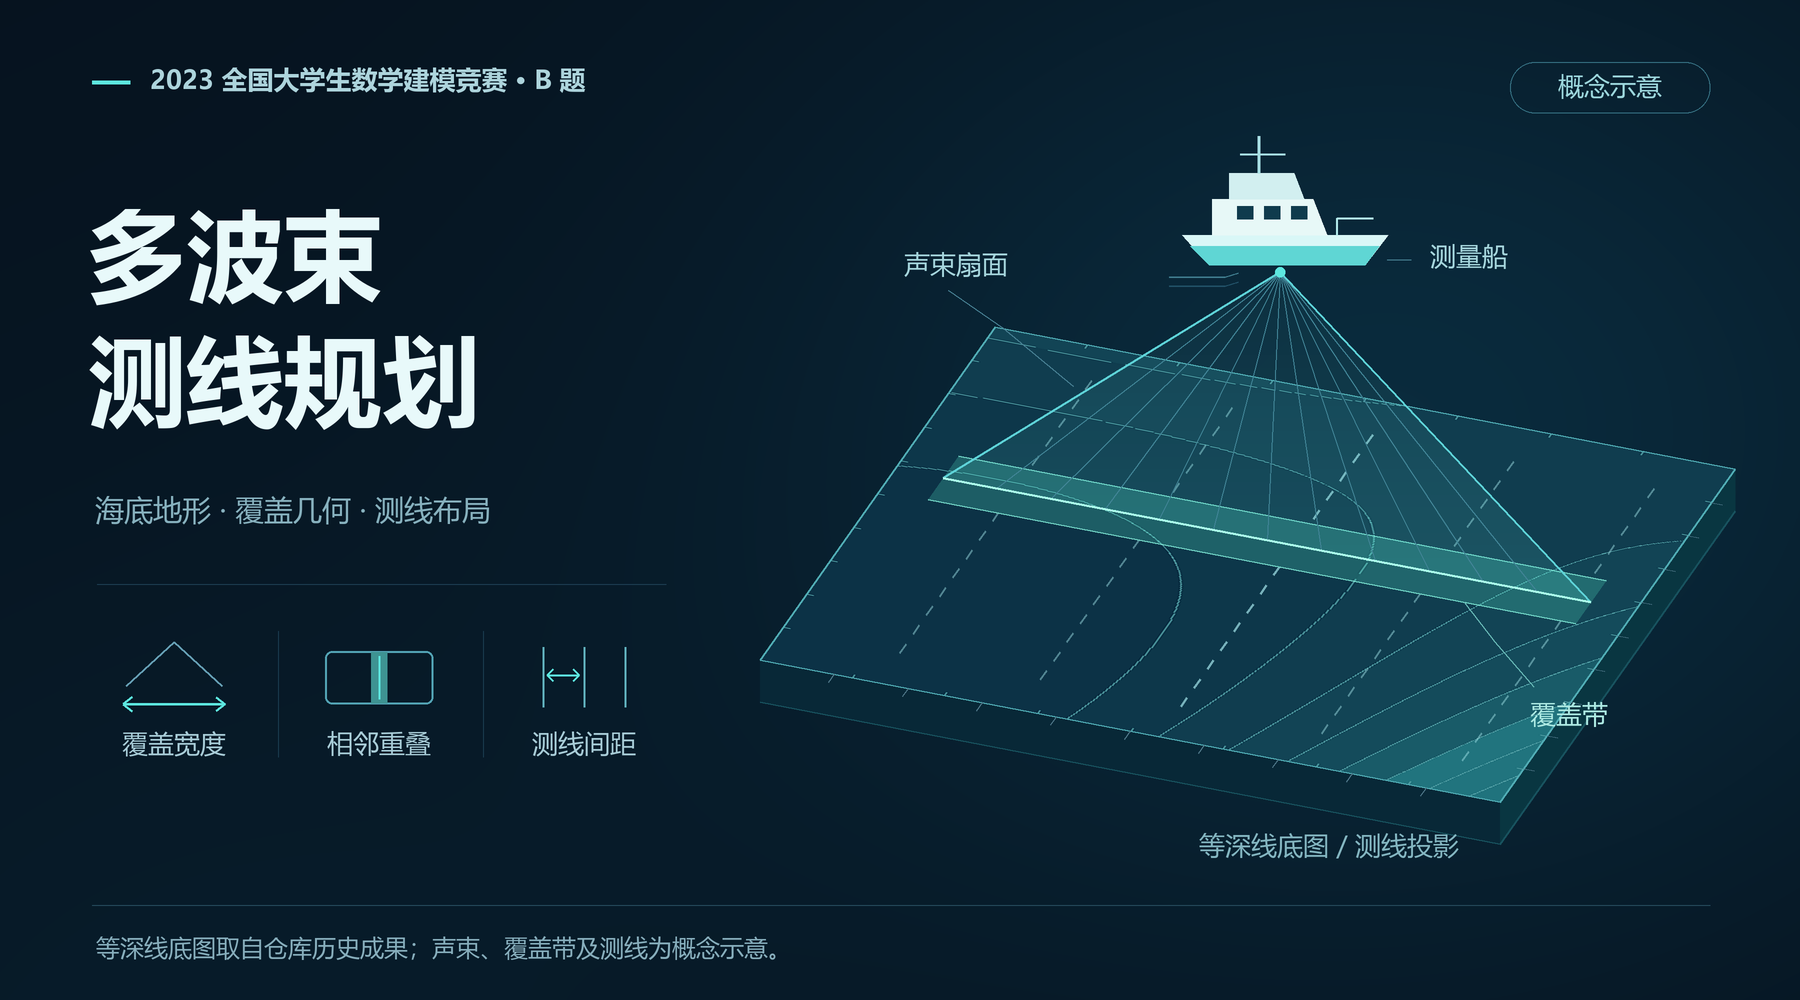

This figure's Python source:
"""Render the README illustration from the preserved contour image.

Run from any directory with Python 3.10+, Pillow and NumPy:
    python assets\\readme-multibeam.py

The contour geometry comes from code\\问题四\\等深线图.png. Only its
palette and projection change. Vessel, beams, swaths and survey lines are
conceptual illustrations; this image does not represent a verified solution.
The source SHA-256 is embedded in the resulting PNG.

Use --font-regular and --font-bold to supply Chinese fonts on other systems.
No project solver modules or generated verification reports are required.
"""

from __future__ import annotations

import argparse
import hashlib
from pathlib import Path

import numpy as np
from PIL import Image, ImageDraw, ImageFont, PngImagePlugin


WIDTH, HEIGHT, SCALE = 1800, 1000, 2
ROOT = Path(__file__).resolve().parents[1]
SOURCE = ROOT / "code" / "问题四" / "等深线图.png"
OUTPUT = Path(__file__).with_suffix(".png")
INK = (232, 249, 250)
MUTED = (135, 177, 190)
AQUA = (93, 231, 223)
MAP_ORIGIN = np.array([760.0, 660.0])
MAP_AXES = np.array([[740.0, 235.0], [142.0, -333.0]])


def point(u: float, v: float) -> tuple[float, float]:
    return tuple(MAP_ORIGIN + MAP_AXES @ np.array([u, v]))


def pixels(points):
    return [(round(x * SCALE), round(y * SCALE)) for x, y in points]


def line(draw, points, fill, width=1):
    draw.line(pixels(points), fill=fill, width=max(1, round(width * SCALE)), joint="curve")


def dashed(draw, start, end, fill, width=1.5, dash=12, gap=12):
    start, end = np.array(start), np.array(end)
    length = np.linalg.norm(end - start)
    direction = (end - start) / length
    for position in np.arange(0, length, dash + gap):
        line(draw, [start + direction * position, start + direction * min(position + dash, length)], fill, width)


def fonts(arguments):
    regular, bold = Path(arguments.font_regular), Path(arguments.font_bold)
    for font_path in (regular, bold):
        if not font_path.is_file():
            raise FileNotFoundError(f"Chinese font unavailable: {font_path}; pass --font-regular / --font-bold")
    return {
        "title": ImageFont.truetype(str(bold), 98 * SCALE),
        "label": ImageFont.truetype(str(regular), 29 * SCALE),
        "small": ImageFont.truetype(str(regular), 26 * SCALE),
        "tiny": ImageFont.truetype(str(regular), 24 * SCALE),
        "identifier": ImageFont.truetype(str(bold), 26 * SCALE),
    }


def text(draw, position, value, font, fill=INK):
    draw.text((round(position[0] * SCALE), round(position[1] * SCALE)), value, font=font, fill=fill, anchor="lt")


def background():
    y, x = np.mgrid[0 : HEIGHT * SCALE, 0 : WIDTH * SCALE]
    x, y = x / SCALE, y / SCALE
    glow = np.exp(-(((x - 1390) / 660) ** 2 + ((y - 430) / 540) ** 2))
    low_glow = np.exp(-(((x - 180) / 700) ** 2 + ((y - 1150) / 700) ** 2))
    channels = [6 + glow * 4 + low_glow * 2, 19 + glow * 24 + low_glow * 9, 31 + glow * 30 + low_glow * 11]
    rgb = np.stack(channels, axis=-1).astype(np.uint8)
    return Image.fromarray(rgb).convert("RGBA")


def contour_texture():
    with Image.open(SOURCE) as original:
        if original.size != (772, 609):
            raise ValueError(f"Contour image dimensions changed: {original.size}; review crop before rendering")
        crop = original.convert("RGB").crop((71, 9, 666, 543))
    hsv = np.asarray(crop.convert("HSV"), dtype=np.float32)
    rgb = np.asarray(crop, dtype=np.float32)
    amount = np.clip((181 - hsv[:, :, 0]) / 140, 0, 1)
    first = np.array([12, 49, 69], dtype=np.float32)
    second = np.array([33, 116, 126], dtype=np.float32)
    recolored = first + amount[:, :, None] * (second - first)
    contour = rgb.max(axis=-1) < 100
    recolored[contour] = [83, 160, 166]
    return Image.fromarray(recolored.astype(np.uint8)).convert("RGBA")


def project_texture(texture):
    inverse = np.linalg.inv(MAP_AXES)
    width, height = texture.size
    a, b = width * inverse[0] / SCALE
    c = -width * (inverse[0] @ MAP_ORIGIN)
    d, e = -height * inverse[1] / SCALE
    f = height * (1 + inverse[1] @ MAP_ORIGIN)
    return texture.transform((WIDTH * SCALE, HEIGHT * SCALE), Image.Transform.AFFINE, (a, b, c, d, e, f), Image.Resampling.BICUBIC)


def draw_map(canvas):
    draw = ImageDraw.Draw(canvas)
    a, b, c, d = [point(*pair) for pair in [(0, 0), (1, 0), (1, 1), (0, 1)]]
    lower = lambda p: (p[0], p[1] + 42)
    draw.polygon(pixels([a, b, lower(b), lower(a)]), fill=(8, 40, 55))
    draw.polygon(pixels([b, c, lower(c), lower(b)]), fill=(9, 54, 65))
    line(draw, [lower(a), lower(b), lower(c)], (24, 83, 95), 1.3)
    canvas.alpha_composite(project_texture(contour_texture()))
    draw = ImageDraw.Draw(canvas)
    line(draw, [a, b, c, d, a], (81, 173, 181), 1.6)
    for u in np.linspace(0.1, 0.9, 9):
        line(draw, [point(u, 0), point(u, -0.025)], (79, 119, 137), 1)
    for v in np.linspace(0.1, 0.9, 9):
        line(draw, [point(1, v), point(1.014, v)], (79, 119, 137), 1)


def draw_routes(canvas):
    overlay = Image.new("RGBA", canvas.size)
    draw = ImageDraw.Draw(overlay)
    for index, u in enumerate([0.16, 0.35, 0.54, 0.73, 0.92]):
        fill = (168, 233, 238, 175 if index == 2 else 115)
        dashed(draw, point(u, 0.09), point(u, 0.91), fill, 2.0 if index == 2 else 1.7, 11, 12)
    swath = [point(0.065, 0.51), point(0.94, 0.51), point(0.94, 0.64), point(0.065, 0.64)]
    draw.polygon(pixels(swath), fill=(88, 241, 207, 57))
    for v in [0.51, 0.64]:
        line(draw, [point(0.065, v), point(0.94, v)], (139, 253, 229, 200), 1.7)
    canvas.alpha_composite(overlay)


def draw_fan(canvas):
    source = (point(0.52, 0.575)[0], 272)
    left, right = point(0.065, 0.575), point(0.94, 0.575)
    mask = Image.new("L", canvas.size)
    ImageDraw.Draw(mask).polygon(pixels([source, left, right]), fill=255)
    overlay = Image.new("RGBA", canvas.size)
    draw = ImageDraw.Draw(overlay)
    for row in range(round(source[1] * SCALE), round(right[1] * SCALE) + 1):
        amount = (row / SCALE - source[1]) / (right[1] - source[1])
        draw.line([(0, row), (WIDTH * SCALE, row)], fill=(97, 235, 227, round(9 + 26 * amount)))
    empty = Image.new("RGBA", canvas.size)
    canvas.alpha_composite(Image.composite(overlay, empty, mask))
    draw = ImageDraw.Draw(canvas)
    for u in np.linspace(0.065, 0.94, 13):
        line(draw, [source, point(u, 0.575)], (65, 132, 150), 1)
    for endpoint in [left, right]:
        line(draw, [source, endpoint], (94, 211, 216), 1.8)
    line(draw, [left, right], (172, 255, 235), 2.4)
    draw.ellipse((round((source[0] - 5) * SCALE), round((source[1] - 5) * SCALE), round((source[0] + 5) * SCALE), round((source[1] + 5) * SCALE)), fill=AQUA)
    return source


def draw_vessel(canvas, source):
    draw = ImageDraw.Draw(canvas)
    cx, cy = source[0], source[1] - 8
    hull = [(cx - 98, cy - 29), (cx + 108, cy - 29), (cx + 85, cy + 1), (cx - 71, cy + 1)]
    draw.polygon(pixels(hull), fill=(217, 247, 247))
    draw.polygon(pixels([(cx - 90, cy - 18), (cx + 99, cy - 18), (cx + 85, cy + 1), (cx - 71, cy + 1)]), fill=(95, 214, 212))
    draw.polygon(pixels([(cx - 68, cy - 65), (cx + 33, cy - 65), (cx + 47, cy - 29), (cx - 68, cy - 29)]), fill=(231, 248, 247))
    draw.polygon(pixels([(cx - 51, cy - 91), (cx + 14, cy - 91), (cx + 24, cy - 65), (cx - 51, cy - 65)]), fill=(210, 239, 240))
    for x in [-43, -16, 11]:
        draw.rectangle((round((cx + x) * SCALE), round((cy - 58) * SCALE), round((cx + x + 16) * SCALE), round((cy - 45) * SCALE)), fill=(15, 59, 77))
    line(draw, [(cx - 21, cy - 91), (cx - 21, cy - 128)], (166, 221, 226), 3)
    line(draw, [(cx - 40, cy - 110), (cx + 5, cy - 110)], (166, 221, 226), 2)
    line(draw, [(cx + 57, cy - 29), (cx + 57, cy - 46), (cx + 93, cy - 46)], (178, 235, 236), 2)
    for offset, opacity in [(13, (64, 125, 143)), (22, (33, 81, 103))]:
        line(draw, [(cx - 111, cy + offset), (cx - 55, cy + offset), (cx - 42, cy + offset - 4)], opacity, 1.5)


def draw_concepts(canvas, font):
    draw = ImageDraw.Draw(canvas)
    centers = [174, 379, 584]
    y = 639
    for cx in [278, 483]:
        line(draw, [(cx, y - 8), (cx, y + 118)], (25, 58, 77), 1)
    cx = centers[0]
    line(draw, [(cx - 51, y + 65), (cx + 51, y + 65)], AQUA, 2.4)
    line(draw, [(cx - 42, y + 58), (cx - 51, y + 65), (cx - 42, y + 72)], AQUA, 2)
    line(draw, [(cx + 42, y + 58), (cx + 51, y + 65), (cx + 42, y + 72)], AQUA, 2)
    line(draw, [(cx - 48, y + 47), (cx, y + 3), (cx + 48, y + 47)], (102, 160, 181), 2)
    cx = centers[1]
    for shift in [-23, 23]:
        draw.rounded_rectangle((round((cx + shift - 31) * SCALE), round((y + 12) * SCALE), round((cx + shift + 31) * SCALE), round((y + 65) * SCALE)), radius=7 * SCALE, outline=(83, 164, 181), width=2 * SCALE)
    draw.rectangle((round((cx - 8) * SCALE), round((y + 13) * SCALE), round((cx + 8) * SCALE), round((y + 64) * SCALE)), fill=(62, 147, 146))
    line(draw, [(cx, y + 17), (cx, y + 60)], AQUA, 2.2)
    cx = centers[2]
    for shift in [-41, 0, 41]:
        line(draw, [(cx + shift, y + 8), (cx + shift, y + 68)], (96, 177, 189), 2)
    line(draw, [(cx - 36, y + 36), (cx - 5, y + 36)], AQUA, 2)
    line(draw, [(cx - 31, y + 30), (cx - 37, y + 36), (cx - 31, y + 42)], AQUA, 2)
    line(draw, [(cx - 11, y + 30), (cx - 5, y + 36), (cx - 11, y + 42)], AQUA, 2)
    for cx, label in zip(centers, ["覆盖宽度", "相邻重叠", "测线间距"]):
        width = draw.textlength(label, font=font["small"]) / SCALE
        text(draw, (cx - width / 2, y + 92), label, font["small"], (168, 204, 215))


def draw_typography(canvas, font):
    draw = ImageDraw.Draw(canvas)
    line(draw, [(92, 82), (130, 82)], AQUA, 4)
    text(draw, (150, 67), "2023 全国大学生数学建模竞赛 · B 题", font["identifier"], (173, 212, 220))
    draw.rounded_rectangle((1510 * SCALE, 62 * SCALE, 1710 * SCALE, 113 * SCALE), radius=25 * SCALE, outline=(53, 111, 129), width=SCALE)
    text(draw, (1558, 74), "概念示意", font["small"], (157, 215, 221))
    text(draw, (88, 209), "多波束", font["title"])
    text(draw, (88, 335), "测线规划", font["title"])
    text(draw, (95, 496), "海底地形 · 覆盖几何 · 测线布局", font["label"], MUTED)
    line(draw, [(97, 584), (666, 584)], (28, 60, 80), 1)
    text(draw, (904, 252), "声束扇面", font["small"], (166, 214, 221))
    line(draw, [(948, 290), (1003, 328), (1073, 386)], (72, 129, 148), 1.2)
    text(draw, (1430, 244), "测量船", font["small"], (166, 214, 221))
    line(draw, [(1411, 260), (1387, 260)], (72, 129, 148), 1.2)
    text(draw, (1530, 702), "覆盖带", font["small"], (173, 234, 227))
    line(draw, [(1534, 687), (1495, 642), point(0.79, 0.51)], (105, 186, 183), 1.2)
    text(draw, (1199, 833), "等深线底图 / 测线投影", font["small"], (132, 182, 193))
    line(draw, [(92, 905), (1710, 905)], (37, 74, 91), 1)
    text(draw, (96, 936), "等深线底图取自仓库历史成果；声束、覆盖带及测线为概念示意。", font["tiny"], (135, 174, 188))


def main():
    parser = argparse.ArgumentParser(description=__doc__)
    parser.add_argument("--font-regular", default=r"C:\Windows\Fonts\msyh.ttc")
    parser.add_argument("--font-bold", default=r"C:\Windows\Fonts\msyhbd.ttc")
    arguments = parser.parse_args()
    font = fonts(arguments)
    canvas = background()
    draw_map(canvas)
    draw_routes(canvas)
    source = draw_fan(canvas)
    draw_vessel(canvas, source)
    draw_concepts(canvas, font)
    draw_typography(canvas, font)
    metadata = PngImagePlugin.PngInfo()
    metadata.add_text("Title", "2023 国赛 B 题：多波束测线规划")
    metadata.add_text("Description", "历史等深线图改色并做平面投影；船舶、声束、覆盖带和测线均为概念示意，不对应验证方案。")
    metadata.add_text("ContourSource", "code/问题四/等深线图.png")
    metadata.add_text("ContourSourceSHA256", hashlib.sha256(SOURCE.read_bytes()).hexdigest())
    canvas.convert("RGB").resize((WIDTH, HEIGHT), Image.Resampling.LANCZOS).save(OUTPUT, optimize=True, pnginfo=metadata)
    print(f"Rendered: {OUTPUT} ({WIDTH} x {HEIGHT})")
    print(f"Preserved contour source SHA-256: {hashlib.sha256(SOURCE.read_bytes()).hexdigest()}")


if __name__ == "__main__":
    main()
